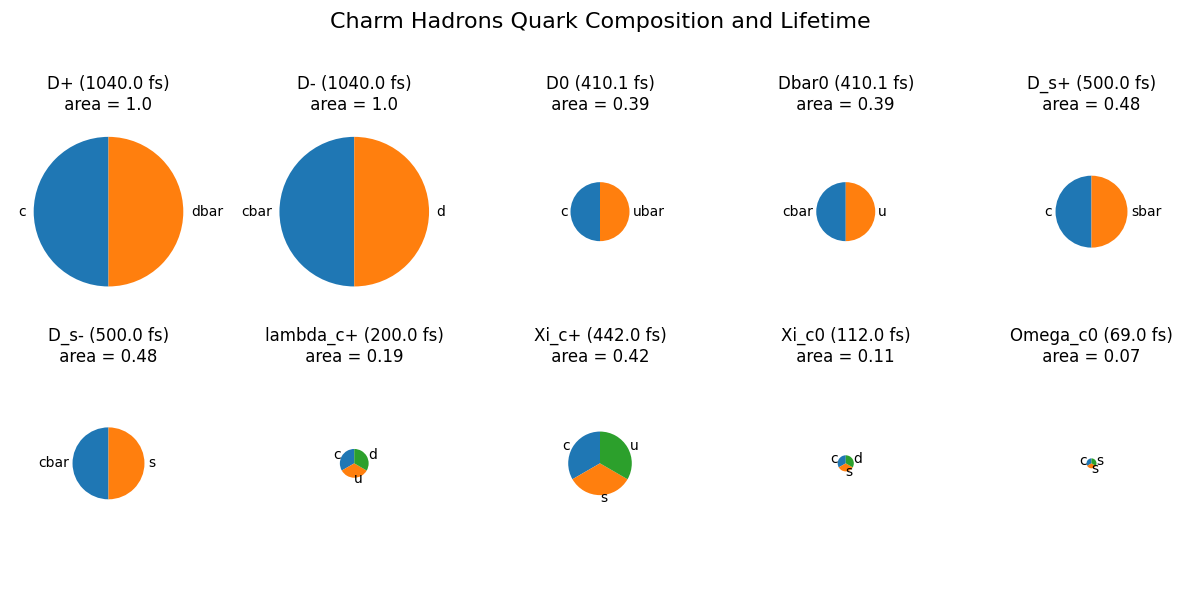

This figure's Python source:
import matplotlib.pyplot as plt

# Data for charm hadrons (name, quark composition, lifetime in fs)
charm_hadrons = [
    ("D+", "c d̄", 1040.0),
    ("D-", "c̄ d ", 1040.0),
    ("D0", "c ū", 410.1),
    ("Dbar0", "c̄ u", 410.1),
    ("D_s+", "c s̄", 500.0),
    ("D_s-", "c̄ s", 500.0),
    ("Λ_c+", "c u d", 200.0),
    ("Ξ_c+", "c s u", 442.0),
    ("Ξ_c0", "c s d", 112.0),
    ("Ω_c0", "c s s", 69.0),
    
]
# Extract names, quark composition, and lifetimes for pie chart labels and sizes
hadron_names = [hadron[0] for hadron in charm_hadrons]
quark_compositions = [hadron[1] for hadron in charm_hadrons]
hadron_lifetimes = [hadron[2] for hadron in charm_hadrons]
areas = [lifetime / max(hadron_lifetimes)  for lifetime in hadron_lifetimes]
# Create pie charts
fig, axs = plt.subplots(2, 5, figsize=(12, 6))
fig.suptitle("Charm Hadrons Quark Composition and Lifetime", fontsize=16)

#subplots for all charm hadrons 
for i, ax in enumerate(axs.flatten()):
    if i < len(hadron_names):
        quarks = quark_compositions[i].split()
        quark_numbers = len(quarks)
        # Distinguising between Mesons ans Baryons
        if quark_numbers == 2:
            quark_percentages = [0.5,0.5] # Creates two slices visualizing two quarks
            ax.pie(quark_percentages, labels=quarks,  startangle=90, radius=areas[i])
        if quark_numbers == 3:          
            quark_percentages = [1/3,1/3,1/3]  # Creates three slices visualizing three quarks
            ax.pie(quark_percentages, labels=quarks, startangle=90, radius=areas[i])
        ax.set_title(hadron_names[i] + f" ({hadron_lifetimes[i]} fs)\n area = {round(areas[i],2)} ")

# Adjust spacing for subplots
plt.tight_layout()
plt.subplots_adjust(top=0.85)

# Save the plot to a file or display it
plt.savefig("charm_hadrons.png")
# The plot can be displayed by uncommenting the next line:
# plt.show()
